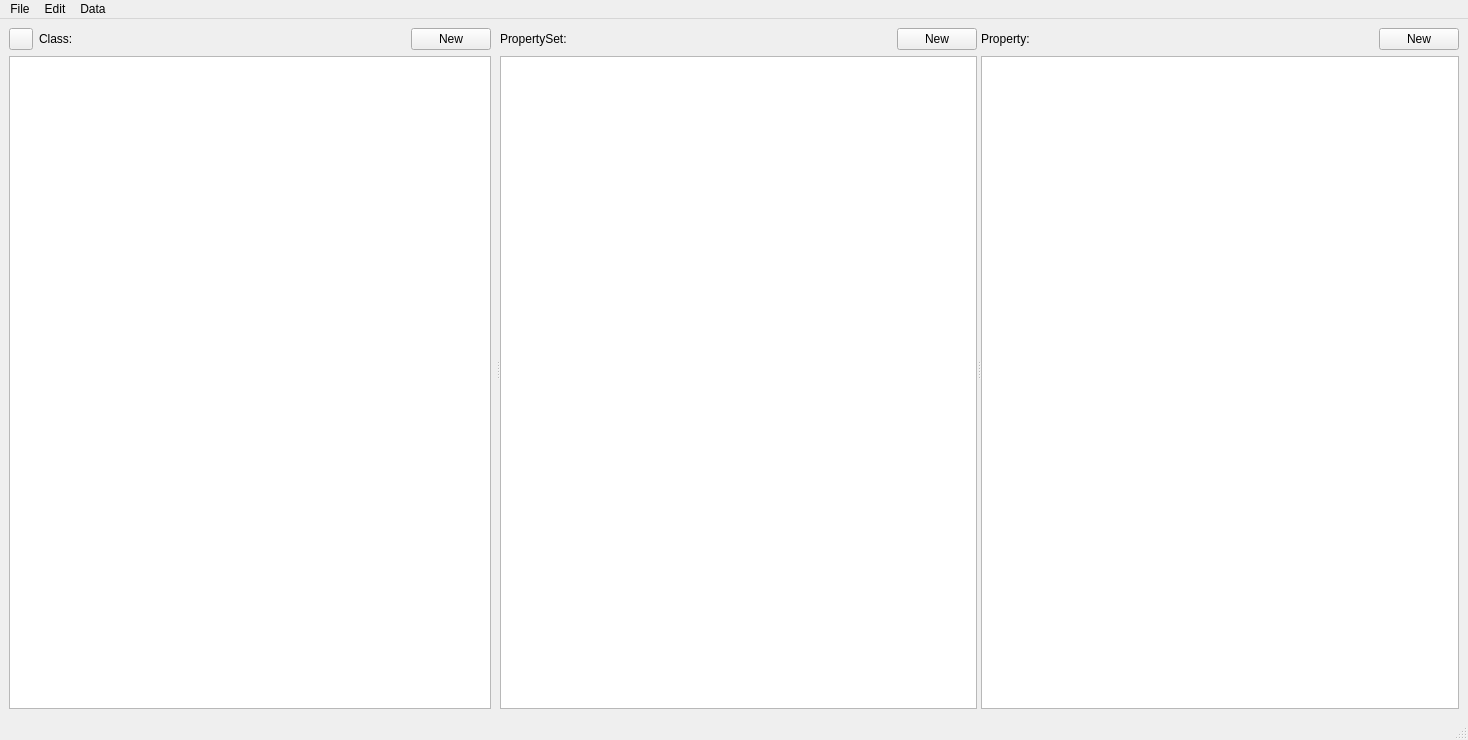
<?xml version="1.0" encoding="UTF-8"?>
<ui version="4.0">
 <class>MainWindow</class>
 <widget class="QMainWindow" name="MainWindow">
  <property name="geometry">
   <rect>
    <x>0</x>
    <y>0</y>
    <width>1468</width>
    <height>740</height>
   </rect>
  </property>
  <property name="minimumSize">
   <size>
    <width>0</width>
    <height>0</height>
   </size>
  </property>
  <property name="windowTitle">
   <string>bSDD-Toolkit</string>
  </property>
  <widget class="QWidget" name="verticalLayout_main">
   <layout class="QVBoxLayout" name="verticalLayout">
    <item>
     <widget class="QSplitter" name="splitter">
      <property name="orientation">
       <enum>Qt::Orientation::Horizontal</enum>
      </property>
      <widget class="QWidget" name="layoutWidget">
       <layout class="QVBoxLayout" name="verticalLayout_classes">
        <property name="rightMargin">
         <number>5</number>
        </property>
        <item>
         <layout class="QGridLayout" name="gridLayout_classes">
          <item row="0" column="1">
           <widget class="QLabel" name="label_class">
            <property name="sizePolicy">
             <sizepolicy hsizetype="Preferred" vsizetype="Preferred">
              <horstretch>0</horstretch>
              <verstretch>0</verstretch>
             </sizepolicy>
            </property>
            <property name="minimumSize">
             <size>
              <width>30</width>
              <height>0</height>
             </size>
            </property>
            <property name="lineWidth">
             <number>1</number>
            </property>
            <property name="text">
             <string>Class:</string>
            </property>
           </widget>
          </item>
          <item row="0" column="3">
           <widget class="QPushButton" name="button_classes_add">
            <property name="text">
             <string>New</string>
            </property>
            <property name="autoDefault">
             <bool>true</bool>
            </property>
           </widget>
          </item>
          <item row="0" column="0">
           <widget class="QPushButton" name="button_search">
            <property name="sizePolicy">
             <sizepolicy hsizetype="Maximum" vsizetype="Fixed">
              <horstretch>0</horstretch>
              <verstretch>0</verstretch>
             </sizepolicy>
            </property>
            <property name="minimumSize">
             <size>
              <width>24</width>
              <height>0</height>
             </size>
            </property>
            <property name="maximumSize">
             <size>
              <width>24</width>
              <height>24</height>
             </size>
            </property>
            <property name="text">
             <string/>
            </property>
            <property name="icon">
             <iconset theme="QIcon::ThemeIcon::EditFind"/>
            </property>
            <property name="iconSize">
             <size>
              <width>16</width>
              <height>16</height>
             </size>
            </property>
           </widget>
          </item>
          <item row="0" column="2">
           <widget class="QLabel" name="label_class_name">
            <property name="sizePolicy">
             <sizepolicy hsizetype="Preferred" vsizetype="Preferred">
              <horstretch>1</horstretch>
              <verstretch>0</verstretch>
             </sizepolicy>
            </property>
            <property name="text">
             <string/>
            </property>
           </widget>
          </item>
         </layout>
        </item>
        <item>
         <widget class="ClassView" name="tree_class">
          <property name="enabled">
           <bool>true</bool>
          </property>
          <property name="contextMenuPolicy">
           <enum>Qt::ContextMenuPolicy::CustomContextMenu</enum>
          </property>
          <property name="acceptDrops">
           <bool>true</bool>
          </property>
          <property name="dragEnabled">
           <bool>true</bool>
          </property>
          <property name="dragDropOverwriteMode">
           <bool>false</bool>
          </property>
          <property name="dragDropMode">
           <enum>QAbstractItemView::DragDropMode::DragDrop</enum>
          </property>
          <property name="defaultDropAction">
           <enum>Qt::DropAction::MoveAction</enum>
          </property>
          <property name="alternatingRowColors">
           <bool>false</bool>
          </property>
          <property name="selectionMode">
           <enum>QAbstractItemView::SelectionMode::ExtendedSelection</enum>
          </property>
          <property name="sortingEnabled">
           <bool>true</bool>
          </property>
          <property name="expandsOnDoubleClick">
           <bool>false</bool>
          </property>
         </widget>
        </item>
       </layout>
      </widget>
      <widget class="QWidget" name="verticalLayoutWidget">
       <layout class="QVBoxLayout" name="vertical_layout_pset">
        <item>
         <layout class="QHBoxLayout" name="horizontalLayout_pSet_button">
          <item>
           <widget class="QLabel" name="label_pset">
            <property name="minimumSize">
             <size>
              <width>30</width>
              <height>0</height>
             </size>
            </property>
            <property name="text">
             <string>PropertySet:</string>
            </property>
           </widget>
          </item>
          <item>
           <widget class="QLabel" name="label_pset_name">
            <property name="sizePolicy">
             <sizepolicy hsizetype="Preferred" vsizetype="Preferred">
              <horstretch>1</horstretch>
              <verstretch>0</verstretch>
             </sizepolicy>
            </property>
            <property name="text">
             <string/>
            </property>
           </widget>
          </item>
          <item>
           <widget class="QPushButton" name="button_Pset_add">
            <property name="sizePolicy">
             <sizepolicy hsizetype="Preferred" vsizetype="Preferred">
              <horstretch>0</horstretch>
              <verstretch>0</verstretch>
             </sizepolicy>
            </property>
            <property name="text">
             <string>New</string>
            </property>
            <property name="autoDefault">
             <bool>true</bool>
            </property>
           </widget>
          </item>
         </layout>
        </item>
        <item>
         <widget class="PsetTableView" name="table_pset">
          <property name="sizePolicy">
           <sizepolicy hsizetype="Preferred" vsizetype="Expanding">
            <horstretch>0</horstretch>
            <verstretch>0</verstretch>
           </sizepolicy>
          </property>
          <property name="focusPolicy">
           <enum>Qt::FocusPolicy::StrongFocus</enum>
          </property>
          <property name="contextMenuPolicy">
           <enum>Qt::ContextMenuPolicy::CustomContextMenu</enum>
          </property>
          <property name="editTriggers">
           <set>QAbstractItemView::EditTrigger::AnyKeyPressed|QAbstractItemView::EditTrigger::DoubleClicked|QAbstractItemView::EditTrigger::SelectedClicked</set>
          </property>
          <property name="selectionMode">
           <enum>QAbstractItemView::SelectionMode::SingleSelection</enum>
          </property>
          <property name="selectionBehavior">
           <enum>QAbstractItemView::SelectionBehavior::SelectRows</enum>
          </property>
          <property name="sortingEnabled">
           <bool>true</bool>
          </property>
          <attribute name="horizontalHeaderShowSortIndicator" stdset="0">
           <bool>true</bool>
          </attribute>
          <attribute name="horizontalHeaderStretchLastSection">
           <bool>true</bool>
          </attribute>
          <attribute name="verticalHeaderVisible">
           <bool>false</bool>
          </attribute>
         </widget>
        </item>
       </layout>
      </widget>
      <widget class="QWidget" name="verticalLayoutWidget_2">
       <layout class="QVBoxLayout" name="vertical_layout_properties">
        <item>
         <layout class="QHBoxLayout" name="horizontalLayout_properties">
          <item>
           <widget class="QLabel" name="label_property">
            <property name="text">
             <string>Property:</string>
            </property>
           </widget>
          </item>
          <item>
           <widget class="QLabel" name="label_property_name">
            <property name="text">
             <string/>
            </property>
           </widget>
          </item>
          <item>
           <spacer name="horizontalSpacer">
            <property name="orientation">
             <enum>Qt::Orientation::Horizontal</enum>
            </property>
            <property name="sizeHint" stdset="0">
             <size>
              <width>40</width>
              <height>20</height>
             </size>
            </property>
           </spacer>
          </item>
          <item>
           <widget class="QPushButton" name="button_property_add">
            <property name="text">
             <string>New</string>
            </property>
           </widget>
          </item>
         </layout>
        </item>
        <item>
         <widget class="ClassPropertyTable" name="table_property">
          <property name="contextMenuPolicy">
           <enum>Qt::ContextMenuPolicy::CustomContextMenu</enum>
          </property>
          <property name="editTriggers">
           <set>QAbstractItemView::EditTrigger::NoEditTriggers</set>
          </property>
          <property name="dragEnabled">
           <bool>true</bool>
          </property>
          <property name="dragDropMode">
           <enum>QAbstractItemView::DragDropMode::DragDrop</enum>
          </property>
          <property name="sortingEnabled">
           <bool>true</bool>
          </property>
          <attribute name="horizontalHeaderStretchLastSection">
           <bool>true</bool>
          </attribute>
          <attribute name="verticalHeaderVisible">
           <bool>false</bool>
          </attribute>
          <attribute name="verticalHeaderCascadingSectionResizes">
           <bool>true</bool>
          </attribute>
         </widget>
        </item>
       </layout>
      </widget>
     </widget>
    </item>
   </layout>
  </widget>
  <widget class="QMenuBar" name="menubar">
   <property name="geometry">
    <rect>
     <x>0</x>
     <y>0</y>
     <width>1468</width>
     <height>22</height>
    </rect>
   </property>
   <widget class="QMenu" name="menuFile">
    <property name="title">
     <string>File</string>
    </property>
    <widget class="QMenu" name="menuExport">
     <property name="title">
      <string>Export</string>
     </property>
    </widget>
    <addaction name="menuExport"/>
   </widget>
   <widget class="QMenu" name="menuData">
    <property name="title">
     <string>Edit</string>
    </property>
   </widget>
   <widget class="QMenu" name="menuModels">
    <property name="title">
     <string>Data</string>
    </property>
   </widget>
   <addaction name="menuFile"/>
   <addaction name="menuData"/>
   <addaction name="menuModels"/>
  </widget>
  <widget class="QStatusBar" name="statusbar"/>
  <action name="actiondqwd">
   <property name="text">
    <string>dqwd</string>
   </property>
  </action>
 </widget>
 <customwidgets>
  <customwidget>
   <class>ClassView</class>
   <extends>QTreeView</extends>
            <header>bsdd_gui.module.class_tree_view.ui</header>
  </customwidget>
  <customwidget>
   <class>PsetTableView</class>
   <extends>QTableView</extends>
            <header>bsdd_gui.module.property_set_table_view.ui</header>
  </customwidget>
  <customwidget>
   <class>ClassPropertyTable</class>
   <extends>QTableView</extends>
            <header>bsdd_gui.module.class_property_table_view.ui</header>
  </customwidget>
 </customwidgets>
 <tabstops>
  <tabstop>button_classes_add</tabstop>
  <tabstop>tree_class</tabstop>
  <tabstop>button_search</tabstop>
  <tabstop>button_Pset_add</tabstop>
  <tabstop>table_property</tabstop>
 </tabstops>
 <resources/>
 <connections/>
</ui>
